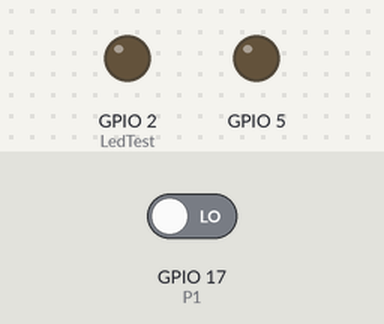
The program below on a simulated ESP32. Parts: output pins drawn as LEDs (lit = HIGH). The test bench sets the inputs (shaded band); at power-on: GPIO 17 (P1) LOW.

Above: at 1.2 s.
1.3 s: GPIO 17 (P1) driven HIGH
At 1.7 s:
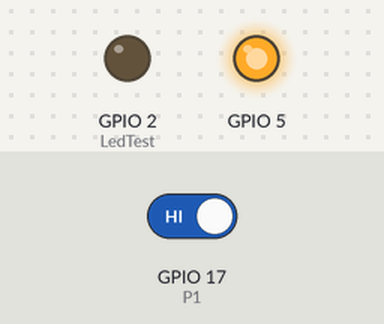
Timing chart, 0 to 4.3 s (numbered marks = the images above; inputs shaded):
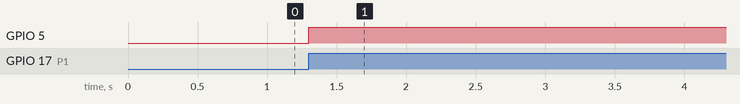

The program:

main.cpp
```cpp
#include <Arduino.h>
#include <SPI.h>

#define P1 17
#define LedTest 2

#define HSPI_MISO 12
#define HSPI_MOSI 13
#define HSPI_SCLK 14
#define HSPI_CS   15

//Variables y constantes
static const int DELAY_SPI = 10;   // 10us
static const int spiClk = 2000000; // 1 MHz

//Punteros no inicializados a objetos SPIN
SPIClass * hspi = NULL;

void IRAM_ATTR ObtenerOperacion()
{
  //digitalWrite(LedTest, !digitalRead(LedTest));
  hspi->beginTransaction(SPISettings(spiClk, MSBFIRST, SPI_MODE3));
  //pull SS slow to prep other end for transfer
  digitalWrite(hspi->pinSS(), LOW);
  //Envia la solicitud
  hspi->transfer(0xA0);
  delayMicroseconds(DELAY_SPI);
  byte bufferSPI = hspi->transfer(0x00);
  delayMicroseconds(DELAY_SPI);
  hspi->transfer(0xF0);
  //pull ss high to signify end of data transfer
  digitalWrite(hspi->pinSS(), HIGH);
  hspi->endTransaction();

  if (bufferSPI == 0xEF){
    digitalWrite(LedTest, !digitalRead(LedTest));
  }

}

void setup()
{
  //Inicializa una instancia de la clase SPIClass adjunta a VSPI
  hspi = new SPIClass(HSPI);
  hspi->begin();
  hspi->begin(HSPI_SCLK, HSPI_MISO, HSPI_MOSI, HSPI_CS); //SCLK, MISO, MOSI, SS
  pinMode(hspi->pinSS(), OUTPUT); //VSPI SS

  //Define los pines  LedTest como salida y P1 como entrada
  pinMode(LedTest, OUTPUT);
  pinMode(P1, INPUT);
  attachInterrupt(P1, ObtenerOperacion, RISING);
}

void loop()
{
  // put your main code here, to run repeatedly:
}
```

Measured:
- after the input at 1.3 s, GPIO 5: LOW → HIGH at once
